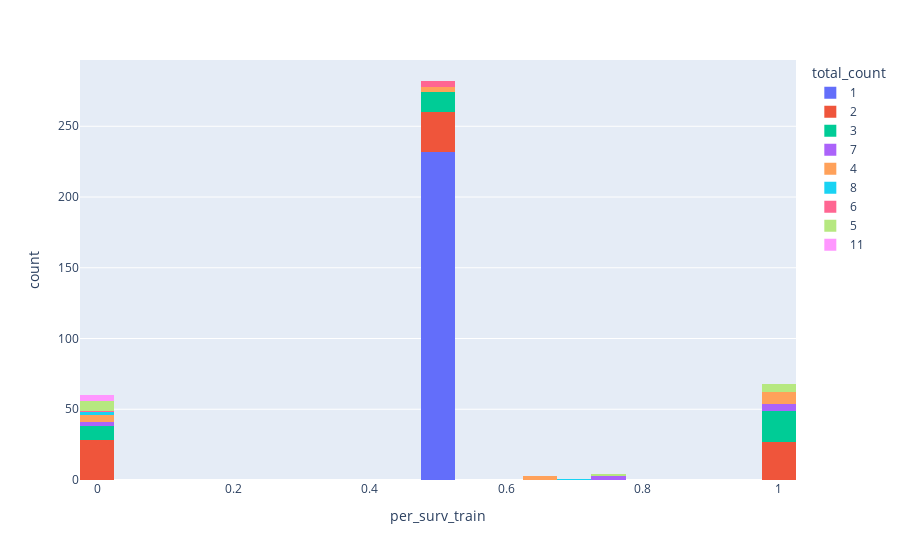

This figure's notebook cell:
### Code cell
px.histogram(test,x ='per_surv_train',color = 'total_count')

### Figure 1 — Plotly figure (JSON) as saved in the notebook; plotly's stock layout.template omitted (floating-point values rounded to 4 significant figures; data arrays with more than 128 entries replaced by an {"elided": "..."} marker saying what was removed)
{"data": [{"alignmentgroup": "True", "bingroup": "x", "hovertemplate": "total_count=1<br>per_surv_train=%{x}<br>count=%{y}<extra></extra>", "legendgroup": "1", "marker": {"color": "#636efa"}, "name": "1", "offsetgroup": "1", "orientation": "v", "showlegend": true, "type": "histogram", "x": {"elided": "232 float values"}, "xaxis": "x", "yaxis": "y"}, {"alignmentgroup": "True", "bingroup": "x", "hovertemplate": "total_count=2<br>per_surv_train=%{x}<br>count=%{y}<extra></extra>", "legendgroup": "2", "marker": {"color": "#EF553B"}, "name": "2", "offsetgroup": "2", "orientation": "v", "showlegend": true, "type": "histogram", "x": [1, 0.5, 0.5, 0, 0, 1, 0, 0, 0, 1, 0.5, 1, 1, 1, 0.5, 1, 1, 0.5, 0, 0.5, 0.5, 0, 0.5, 1, 1, 0, 0.5, 0, 1, 0.5, 0, 0, 0, 0, 0, 0.5, 0.5, 0.5, 0, 0.5, 1, 0, 0.5, 0, 1, 1, 1, 1, 0.5, 0, 0.5, 0.5, 1, 0.5, 0.5, 0.5, 0, 0, 1, 0.5, 0.5, 0.5, 1, 0, 1, 1, 1, 1, 1, 0, 0.5, 1, 0, 0.5, 0, 0, 0, 1, 0.5, 1, 0, 0.5, 0], "xaxis": "x", "yaxis": "y"}, {"alignmentgroup": "True", "bingroup": "x", "hovertemplate": "total_count=3<br>per_surv_train=%{x}<br>count=%{y}<extra></extra>", "legendgroup": "3", "marker": {"color": "#00cc96"}, "name": "3", "offsetgroup": "3", "orientation": "v", "showlegend": true, "type": "histogram", "x": [1, 0, 0, 0.5, 1, 0, 1, 0.5, 0, 1, 1, 1, 0.5, 1, 1, 0.5, 1, 1, 0.5, 0, 1, 0, 1, 0, 1, 0.5, 1, 1, 0.5, 1, 0, 1, 0, 1, 0.5, 1, 0.5, 0, 0.5, 1, 0.5, 1, 0.5, 0.5, 0.5, 1], "xaxis": "x", "yaxis": "y"}, {"alignmentgroup": "True", "bingroup": "x", "hovertemplate": "total_count=7<br>per_surv_train=%{x}<br>count=%{y}<extra></extra>", "legendgroup": "7", "marker": {"color": "#ab63fa"}, "name": "7", "offsetgroup": "7", "orientation": "v", "showlegend": true, "type": "histogram", "x": [1, 1, 1, 1, 0.75, 0.75, 0, 0, 0, 1, 0.75], "xaxis": "x", "yaxis": "y"}, {"alignmentgroup": "True", "bingroup": "x", "hovertemplate": "total_count=4<br>per_surv_train=%{x}<br>count=%{y}<extra></extra>", "legendgroup": "4", "marker": {"color": "#FFA15A"}, "name": "4", "offsetgroup": "4", "orientation": "v", "showlegend": true, "type": "histogram", "x": [0.5, 0, 0, 0, 0, 0.5, 1, 1, 0, 0.6667, 0.6667, 1, 0.6667, 1, 1, 0.5, 1, 0.5, 1, 1], "xaxis": "x", "yaxis": "y"}, {"alignmentgroup": "True", "bingroup": "x", "hovertemplate": "total_count=8<br>per_surv_train=%{x}<br>count=%{y}<extra></extra>", "legendgroup": "8", "marker": {"color": "#19d3f3"}, "name": "8", "offsetgroup": "8", "orientation": "v", "showlegend": true, "type": "histogram", "x": [0.7143, 0, 0], "xaxis": "x", "yaxis": "y"}, {"alignmentgroup": "True", "bingroup": "x", "hovertemplate": "total_count=6<br>per_surv_train=%{x}<br>count=%{y}<extra></extra>", "legendgroup": "6", "marker": {"color": "#FF6692"}, "name": "6", "offsetgroup": "6", "orientation": "v", "showlegend": true, "type": "histogram", "x": [0.5, 0, 0.5, 0.5, 0.5], "xaxis": "x", "yaxis": "y"}, {"alignmentgroup": "True", "bingroup": "x", "hovertemplate": "total_count=5<br>per_surv_train=%{x}<br>count=%{y}<extra></extra>", "legendgroup": "5", "marker": {"color": "#B6E880"}, "name": "5", "offsetgroup": "5", "orientation": "v", "showlegend": true, "type": "histogram", "x": [0, 0, 0, 0, 1, 0.75, 0, 1, 1, 1, 1, 1, 0, 0], "xaxis": "x", "yaxis": "y"}, {"alignmentgroup": "True", "bingroup": "x", "hovertemplate": "total_count=11<br>per_surv_train=%{x}<br>count=%{y}<extra></extra>", "legendgroup": "11", "marker": {"color": "#FF97FF"}, "name": "11", "offsetgroup": "11", "orientation": "v", "showlegend": true, "type": "histogram", "x": [0, 0, 0, 0], "xaxis": "x", "yaxis": "y"}], "layout": {"barmode": "relative", "legend": {"title": {"text": "total_count"}, "tracegroupgap": 0}, "margin": {"t": 60}, "xaxis": {"anchor": "y", "domain": [0, 1], "title": {"text": "per_surv_train"}}, "yaxis": {"anchor": "x", "domain": [0, 1], "title": {"text": "count"}}}}
